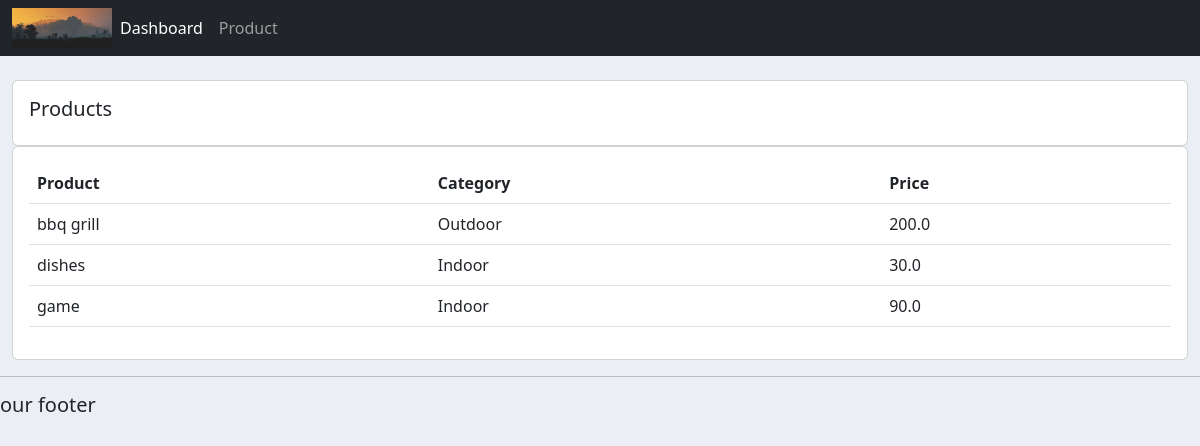
Screenshot of /products/ with the database file from the repository.
### costumer/models.py (models this page shows, shortened)
class product(models.Model):
    CATEGORY = (
        ('Indoor','Indoor'),
        ('Outdoor','Outdoor'),
    )
    name = models.CharField(max_length = 200,null=True)
    price = models.FloatField(null=True)
    category = models.CharField(max_length = 200,null=True,choices=CATEGORY)
    description =  models.CharField(max_length = 200,null=True,blank=True)
    date_created = models.DateTimeField(auto_now_add=True,null=True)
    tags = models.ManyToManyField(tag)

### costumer/views.py (the view)
# urls.py: path('products/', views.products,name="product"),
def products(request):
    products = product.objects.all()
    return render(request,'account/product.html',{'products':products})

### costumer/templates/account/product.html
{% extends "account/main.html" %}
{% block content %}
<br>
<div class="row">
    <div class="col-md">
        <div class="card card-body">
            <h5>Products</h5>
        </div>
        <div class="card card-body">
            <table class="table">
                <tr>
                    <th>Product</th>
                    <th>Category</th>
                    <th>Price</th>
                </tr>
						{% for i in products %}
                        <tr>
                            <td>{{i.name}}</td>
                            <td>{{i.category}}</td>
                            <td>{{i.price}}</td>
                        </tr>
                    {% endfor %}
            </table>
        </div>
    </div>
</div>
{% endblock content %}

### static/css/main.css (style rules this page uses)
body { background-color: #ebeff5; }

### rows the page displays
product: name "bbq grill", category "Outdoor", price "200.0"
product: name "dishes", category "Indoor", price "30.0"
product: name "game", category "Indoor", price "90.0"
